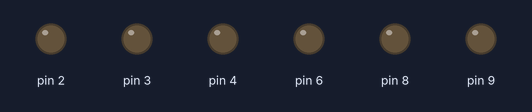
Simulated run of this sketch. Board: Arduino Uno, built with avr-gcc and run on an emulated ATmega328P. Shown: output pins drawn as LEDs (lit = HIGH).

Above: at 5.0 s.
At 15.0 s:
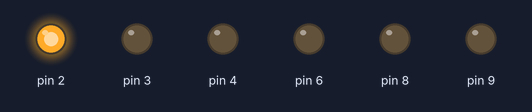
At 25.0 s:
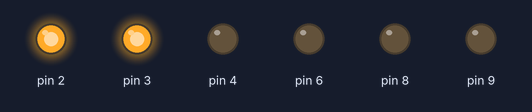
At 35.0 s:
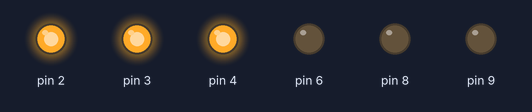
At 45.0 s:
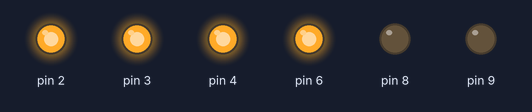
At 54.5 s:
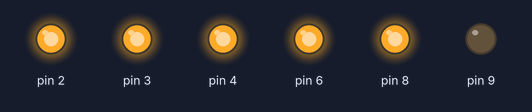
Timing chart, 0 to 78.0 s (numbered marks = the images above):
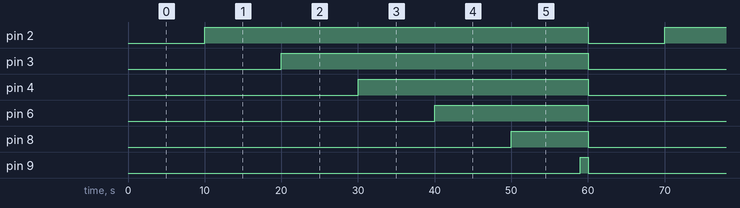

Measured:
- by itself, pin 2: alternates HIGH for 50.0 s and LOW for 10.0 s
- by itself, pin 3: alternates HIGH for 40.0 s and LOW for 20.0 s
- by itself, pin 4: alternates HIGH for 30.0 s and LOW for 30.0 s
- by itself, pin 6: alternates HIGH for 20.0 s and LOW for 40.0 s
- by itself, pin 8: alternates HIGH for 10.0 s and LOW for 50.0 s
- by itself, pin 9: alternates HIGH for 1.0 s and LOW for 59.0 s

The sketch:

HW10.ino
```cpp
void setup() {
  pinMode(2, OUTPUT);
  pinMode(3, OUTPUT);
  pinMode(4, OUTPUT);
  pinMode(6, OUTPUT);
  pinMode(8, OUTPUT);
  pinMode(9, OUTPUT);
}

void loop() {
  // 获取自程序运行以来的秒数
  int seconds = millis() / 1000 % 60;

  // 根据秒数点亮相应的 LED
  digitalWrite(2, seconds >= 10 ? HIGH : LOW);
  digitalWrite(3, seconds >= 20 ? HIGH : LOW);
  digitalWrite(4, seconds >= 30 ? HIGH : LOW);
  digitalWrite(6, seconds >= 40 ? HIGH : LOW);
  digitalWrite(8, seconds >= 50 ? HIGH : LOW);
  digitalWrite(9, seconds >= 59 ? HIGH : LOW);
}
```
